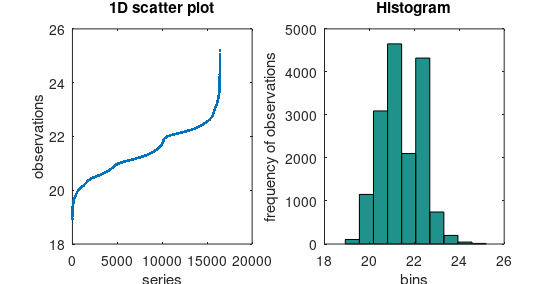
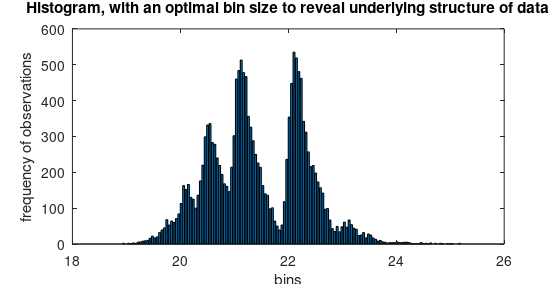
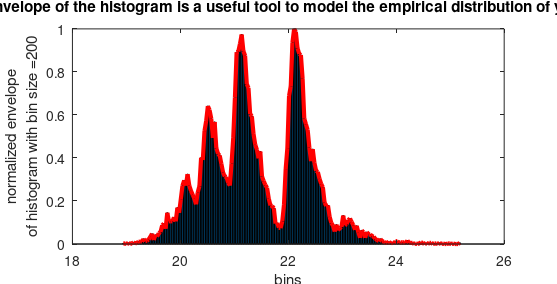
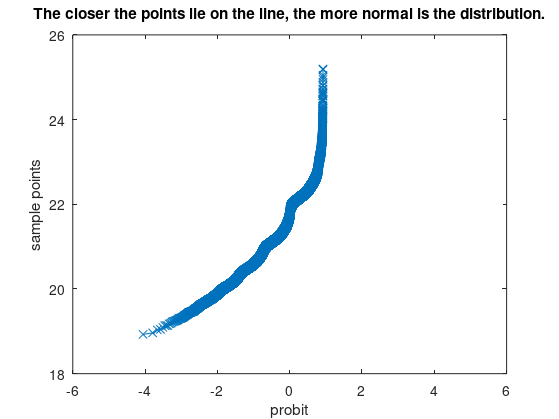

Recreate these plots in MATLAB, in order. (Note: this script raises an error after producing the figures.)
%% CHAPTER 2, DISTRIBUTIONAL DATA ANALYSIS
%   3165_02_07
%   Copyright 2012 Packt Publishing
%   $Revision: 1 $
%   $Date: 2012-01-30 12:00:00

%% Add path to utilities
addpath([pwd '\..\..\..\utilities']);

%% Load data
load distriAnalysisData;

%% Steps of investigation
% Plot initial histograms;
figure('units','normalized','position',[  0.2099    0.6269    0.4354    0.2778]);
subplot(1,2,1);plot(sort(B),'.');xlabel('series');ylabel('observations');title('1D scatter plot');
subplot(1,2,2);hist(B);xlabel('bins');ylabel('frequency of observations');title('Histogram');
set(gcf,'Color',[1 1 1],'paperpositionmode','auto');
print(gcf,'-dpng','./../3165_02_Images/3165_02_07_1.png');close;

%% Conside an alternate binning 
figure('units','normalized','position',[  0.2099    0.6269    0.4354    0.2778]);
[N c] = hist(B,round(sqrt(length(B))));bar(c,N);title('Alternate binning, bin size = sqrt(n)');
xlabel('bins');ylabel('frequency of observations');title('Histogram, with an optimal bin size to reveal underlying structure of data');
set(gcf,'Color',[1 1 1],'paperpositionmode','auto');
print(gcf,'-dpng','./../3165_02_Images/3165_02_07_2.png'); close

%% Find envelope of the histogram using a spline fit to the bar heights
[N c] = hist(B,200);
% Compute the envelope with a spline fit
env = interp1(c,N,c,'spline'); 
%plot normalized envelope with actual data on xaxis
figure('units','normalized','position',[ 0.2099    0.6269    0.4354    0.2778]);
bar(c,N./max(N));hold;
plot(c,env./max(env),'r','Linewidth',3);
xlabel('bins'); ylabel({'normalized envelope','of histogram with bin size =200'});
title('The envelope of the histogram is a useful tool to model the empirical distribution of your data');
set(gcf,'Color',[1 1 1],'paperpositionmode','auto');
print(gcf,'-dpng','./../3165_02_Images/3165_02_07_3.png');close

%% qqplots with MATLAB
figure;qqplot(B);box on
title({get(get(gca,'title'),'String'),'The closer the points lie on the line, the more normal is the distribution.'});
set(gcf,'Color',[1 1 1],'paperpositionmode','auto');
print(gcf,'-dpng','./../3165_02_Images/3165_02_07_4.png');

%% investigate your residuals
figure;
sigma_ampl = [79.267229       8.121365              5       6.254915       5.062882      11.117357      577.45966      531.38438      962.45674           1800           1800      357.92132];
mu=[29 38 51 70 103 133];
% Gaussian mixture model
f_sum=0;x=1:200;
for i=1:6
    f_sum=f_sum+sigma_ampl(i+6)./(sigma_ampl(i)).*exp(-(x-mu(i)).^2./(2*sigma_ampl(i).^2));
end
subplot(2,1,1);
clear h;
h(1)=plot(c,env,'Linewidth',1.5);hold on;
h(2)=plot(c,f_sum,'r','Linewidth',1.5); axis tight
legendflex(h,{'Histogram Profile','Gaussian Mixture Model'},'ref',gcf,'anchor',{'ne','ne'},'xscale',.5,'buffer',[-50 -50]);
title({'After a model is fit to the data, investigate the residuals to assess how much ','of the variability in the data has been accounted for by the model'});
subplot(2,1,2);
plot(c,env-f_sum,'.');axis tight;
title(['Residuals = signal - fit, Mean Squared Error = ' num2str(sqrt(sum(abs(env-f_sum).^2)))]);
set(gcf,'Color',[1 1 1],'paperpositionmode','auto');
print(gcf,'-dpng','./../3165_02_Images/3165_02_07_5.png');

